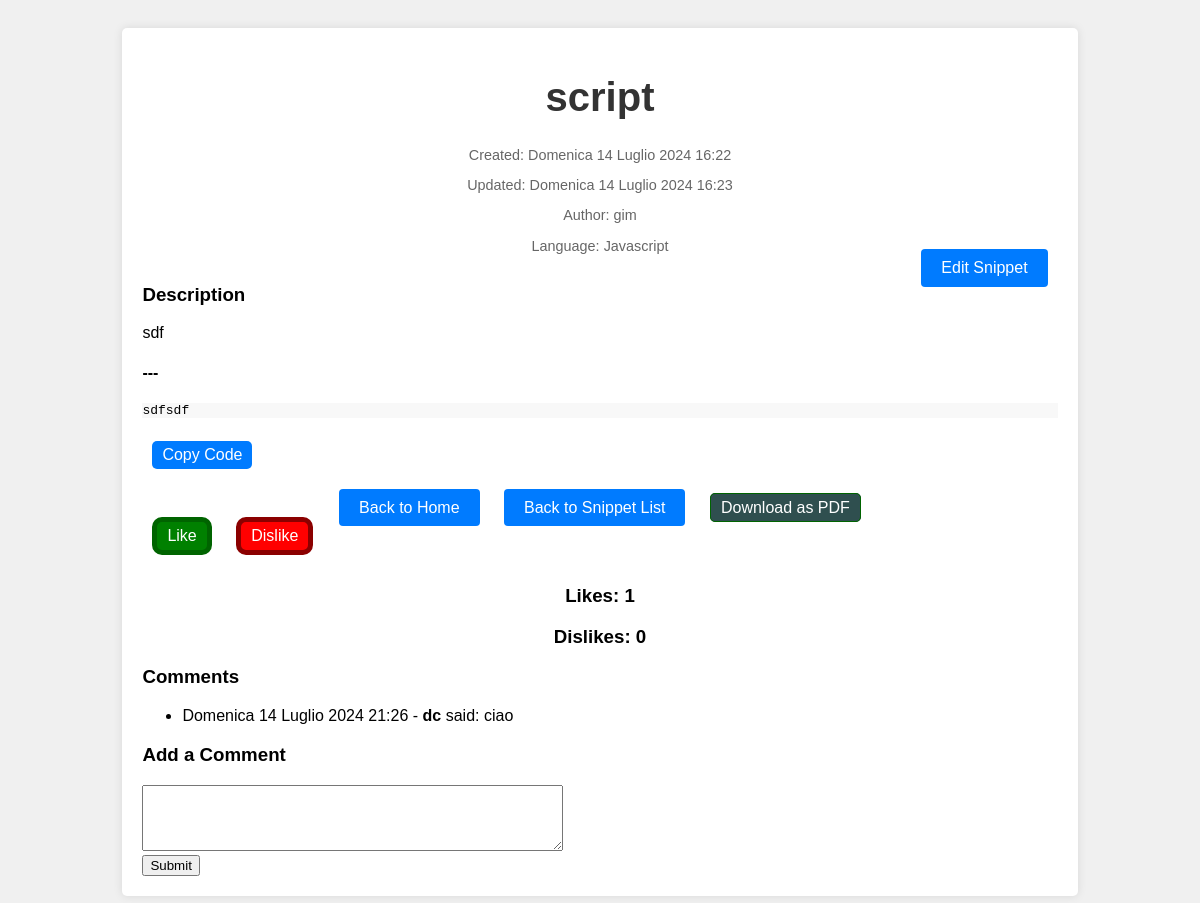
The page /snippets/23/ on the database as committed earlier.
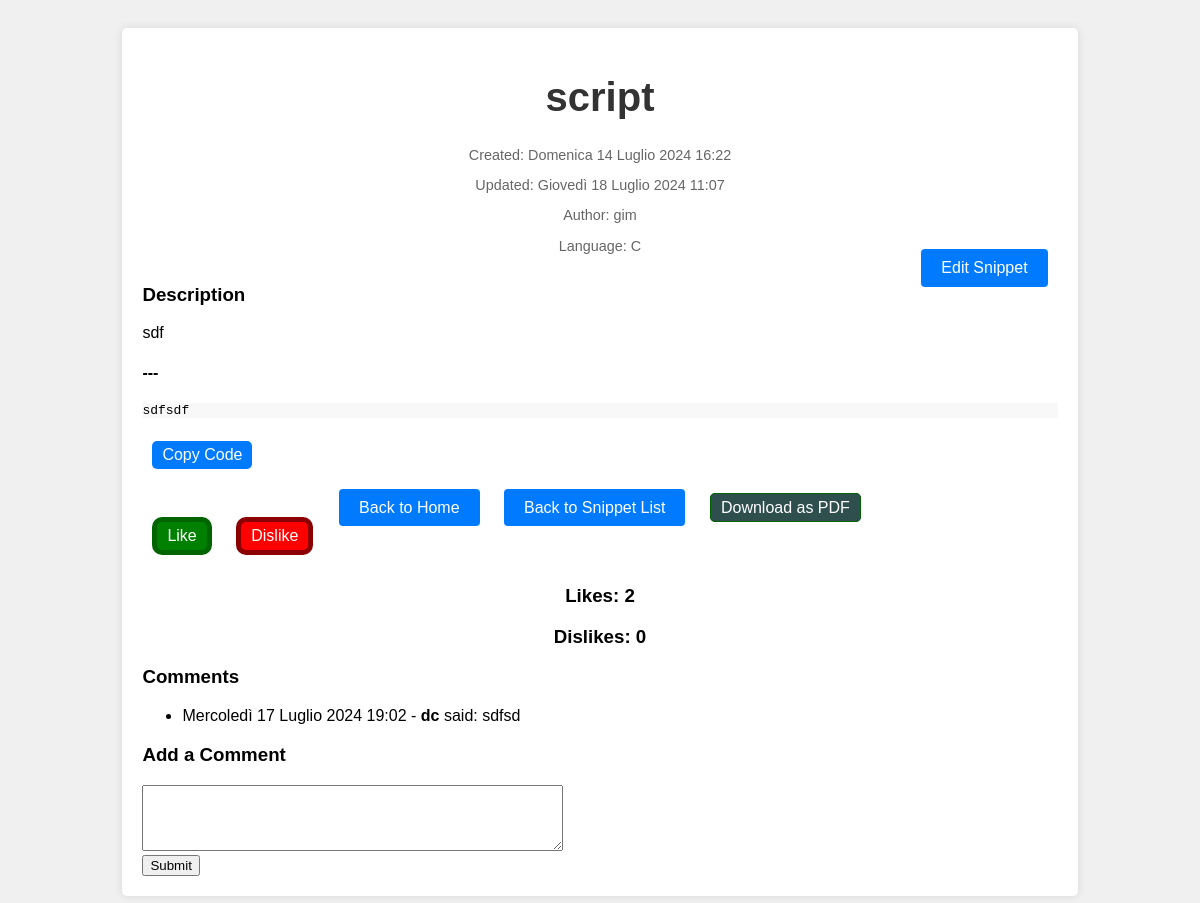
The same page on the database as committed later.
### snippets/models.py (models this page shows, shortened)
class Snippet(models.Model):
    title = models.CharField(max_length=255)
    language = models.ForeignKey(Language, related_name='snippets', on_delete=models.CASCADE)
    author = models.ForeignKey(User, related_name='snippets', on_delete=models.CASCADE)
    description = models.TextField()
    description_html = models.TextField(editable=False)
    code = models.TextField()
    highlighted_code = models.TextField(editable=False)
    pub_date = models.DateTimeField(default=timezone.now, editable=False)
    update_date = models.DateTimeField(default=timezone.now, editable=False)
    tags = models.CharField(max_length=255, default='')
    class Meta:
        ordering = ['-pub_date']
    def get_likes(self):
        return self.ratings.filter(rating=Rating.LIKE).count()
    def get_dislikes(self):
        return self.ratings.filter(rating=Rating.DISLIKE).count()

class Language(models.Model):
    name = models.CharField(max_length=100)
    slug = models.SlugField(unique=True)  # Readable string
    language_code = models.CharField(max_length=50)
    class Meta:
        ordering = ['name']
    def __str__(self):
        return self.name

class Comment(models.Model):
    snippet = models.ForeignKey(Snippet, related_name='comments', on_delete=models.CASCADE)
    author = models.ForeignKey(User, related_name='comments', on_delete=models.CASCADE)
    content = models.TextField()
    pub_date = models.DateTimeField(default=timezone.now)
    class Meta:
        ordering = ['-pub_date']

### snippets/views/snippets.py (the view)
# urls.py: path('<int:pk>/', SnippetDetailView.as_view(), name='snippet_detail'),
class SnippetDetailView(DetailView):
    model = Snippet
    template_name = 'snippets/templates/snippets/snippet_detail.html'
    context_object_name = 'snippet'
    def get_context_data(self, **kwargs):
        context = super().get_context_data(**kwargs)
        snippet = self.get_object()
        context['user'] = self.request.user
        if self.request.user.is_authenticated:
            context['bookmarked'] = self.request.user.bookmarks.filter(snippet=snippet).exists()
        else:
            context['bookmarked'] = False
        return context

### snippets/templates/snippets/snippet_detail.html (shortened to what this page needs)
{% extends 'tatum24/templates/base.html' %}
{% load static %}
{% block css %}
    <link rel="stylesheet" href="{% static 'css/snippet_detail.css' %}">
    <link rel="stylesheet" href="{% static 'css/pygments.css' %}">
{% endblock %}
{% block content %}
    <div class="container">
        <header>
            <h1>{{ snippet.title }}</h1>
            <p class="meta">Created: {{ snippet.pub_date }}</p>
            <p class="meta">Updated: {{ snippet.update_date }}</p>
            <p class="meta">Author: {{ snippet.author }}</p>
            <p class="meta">Language: {{ snippet.language }}</p>
        </header>
        <main>
            {% if snippet.author%}
                <a href="{% url 'edit_snippet' snippet.pk %}" class="btn btn-primary edit-btn">Edit Snippet</a>
            {% endif %}
            <h3>Description</h3>
            <div class="code-highlight">
                {{ snippet.description_html | safe }}
            </div>
            <h4>---</h4>
            <div class="snippet-code highlight">{{ snippet.highlighted_code | safe }}</div>
            <button class="copy-btn btn" onclick="copyToClipboard()">Copy Code</button>
        </main>
        <footer class="mt-4">
            <a href="{% url 'home' %}" class="btn btn-secondary">Back to Home</a>
            <a href="{% url 'snippet_list' %}" class="btn btn-secondary">Back to Snippet List</a>
            <a id="download-pdf-btn" href="{% url 'download_pdf' snippet.pk %}" class="PDF btn">Download as PDF</a>
        </footer>
        <form action="{% url 'rate_snippet' snippet.pk %}" method="post">
            {% if snippet.user_rating == 'like' %}
                <button type="button" class="btn liked" disabled>Liked</button>
                <button type="submit" name="rating" value="dislike" class="btn disliked">Dislike</button>
            {% elif snippet.user_rating == 'dislike' %}
                <button type="submit" name="rating" value="like" class="btn liked">Like</button>
                <button type="button" class="btn disliked" disabled>Disliked</button>
            {% else %}
                <button type="submit" name="rating" value="like" class="btn liked">Like</button>
                <button type="submit" name="rating" value="dislike" class="btn disliked">Dislike</button>
            {% endif %}
        </form>
        <footer>
            <h3>Likes: {{ snippet.get_likes }}</h3>
            <h3>Dislikes: {{ snippet.get_dislikes }}</h3>
        </footer>
        {% if snippet.comments.all %}
            <h3>Comments</h3>
            <ul>
                {% for comment in snippet.comments.all %}
                    <li>
                        {{ comment.pub_date }} - <strong>{{ comment.author.username }}</strong>
                        said: {{ comment.content }}
                    </li>
                {% endfor %}
            </ul>
        {% else %}
            <p>No comments yet.</p>
        {% endif %}
        <h3>Add a Comment</h3>
        <form method="post" action="{% url 'add_comment' snippet.pk %}">
            <textarea name="content" rows="4" cols="50"></textarea><br>
            <input type="submit" value="Submit">
        </form>
    </div>
{% endblock %}

### tatum24/templates/base.html (shortened to what this page needs)
{% load static %}
<!DOCTYPE html>
<html lang="en">
<head>
    <link rel="stylesheet" href="{% static 'css/base.css' %}">
    {% block css %}{% endblock %}
</head>
<body>
<div class="content">
    {% block content %}
    {% endblock %}
</div>
</body>
</html>

### static/css/snippet_detail.css (style rules this page uses)
body { font-family: Arial, sans-serif; background-color: #f0f0f0; padding: 20px; }
.container { width: 80%; max-width: 1200px; margin: 0 auto; background-color: #fff; border-radius: 5px; box-shadow: 0 0 10px rgba(0, 0, 0, 0.1); padding: 20px; }
header { text-align: center; margin-bottom: 30px; }
header h1 { font-size: 2.5rem; color: #333; }
.meta { font-size: 0.9rem; color: #666; }
main { text-align: left; }
footer { margin-top: 30px; text-align: center; }
.btn { padding: 10px 20px; font-size: 1rem; background-color: #007bff; color: #fff; border: none; border-radius: 4px; cursor: pointer; text-decoration: none; margin: 0 10px; }

### static/css/pygments.css (style rules this page uses)
.highlight { background: #f8f8f8; }

### snippets/templates/snippets/snippet_detail.html (style rules this page uses)
.edit-btn { float: right; margin-top: -35px; margin-right: 10px; }
.disliked { background-color: red; color: white; border: 5px solid darkred; padding: 5px 10px; border-radius: 10px; }
.liked { background-color: green; color: white; border: 5px solid darkgreen; padding: 5px 10px; border-radius: 10px; }
.PDF { background-color: darkslategray; color: white; border: 1px solid darkgreen; padding: 5px 10px; border-radius: 5px; }
.copy-btn { background-color: #007bff; color: white; margin-top: 10px; border: none; padding: 5px 10px; border-radius: 5px; margin-left: 10px; cursor: pointer; }

Rows that differ between the two databases and show on the page:
removed Comment: pub_date "Domenica 14 Luglio 2024 21:26", author.username "dc", content "ciao"
changed Snippet "script": update_date "Domenica 14 Luglio 2024 16:23" → "Giovedì 18 Luglio 2024 11:07"; language "Javascript" → "C"; get_likes "1" → "2"
added Comment: pub_date "Mercoledì 17 Luglio 2024 19:02", author.username "dc", content "sdfsd"
